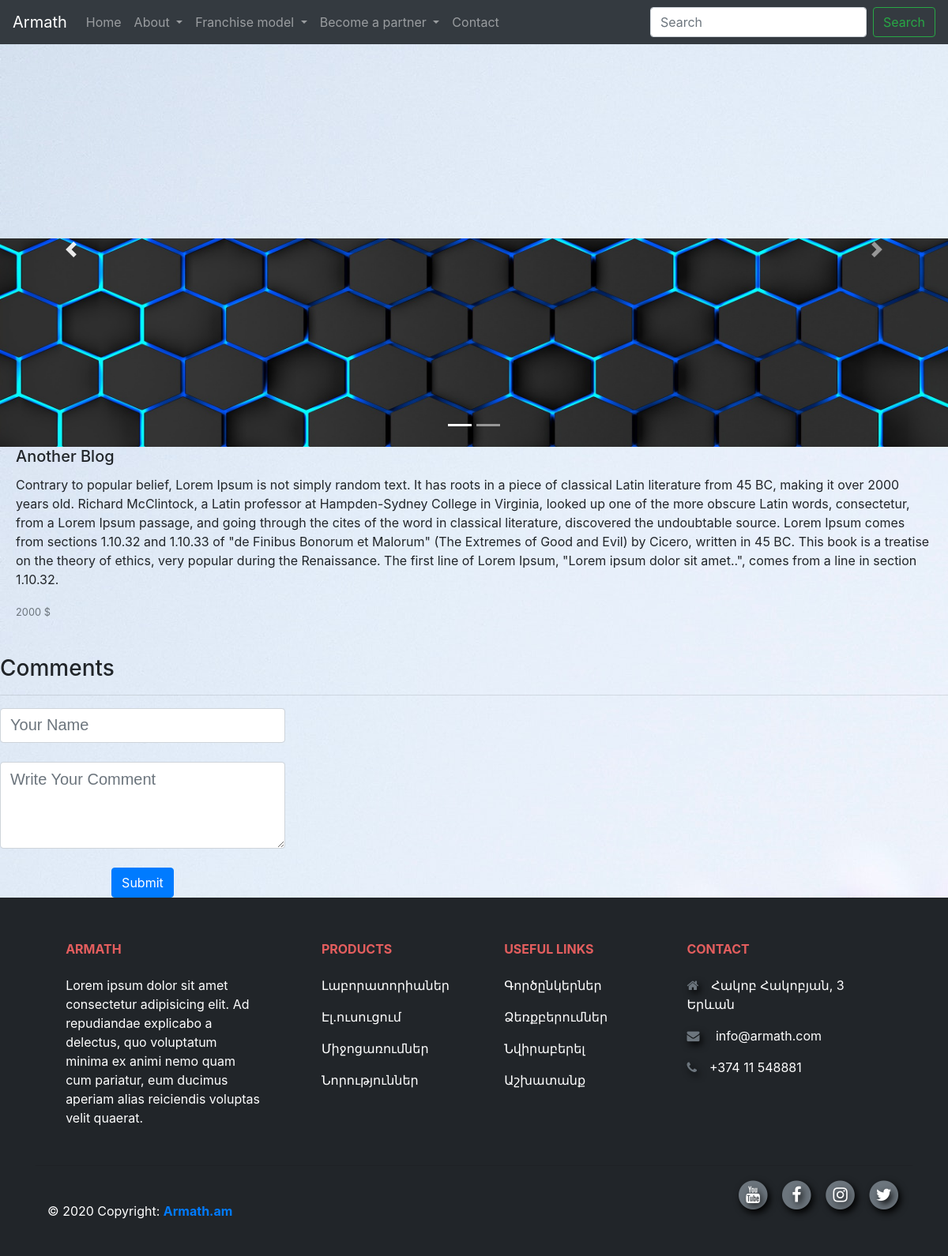
The page /blog-detail/9/ on the database its author committed.
### blog/models.py (models this page shows, shortened)
class Blog(models.Model):
    title = models.CharField(max_length=255)
    description = models.TextField()
    price = models.CharField(max_length=11)
    image1 = models.ImageField(upload_to="blog_posts/", default=None, null=True, blank=True)
    image2 = models.ImageField(upload_to="blog_posts/", default=None, null=True, blank=True)
    image3 = models.ImageField(upload_to="blog_posts/", default=None, null=True, blank=True)

### blog/views.py (the view, shortened to what this page needs)
# urls.py: path('blog-detail/<int:pk>/', blog_detail, name="blog-detail"),
def blog_detail(request, pk):
    context= {}
    blog = Blog.objects.get(id=pk)
    context['blog'] = blog
    comments = Comment.objects.filter(blog = context['blog'])
    context['comments'] = comments
    return render(request, "blog_detail.html", context)

### blog/templates/blog_detail.html (shortened to what this page needs)
{% extends 'base.html' %}
{% block content %}
<body class="detail_body">
  <div class="blog-carousel">
    <div id="carouselExampleIndicators" class="carousel slide" data-ride="carousel" style="width: 100%;">
      {% if not blog.image2 %}
      <div class="carousel-inner">
        <div class="carousel-item active">
          <img class="d-block w-100 image-resize" src="{{blog.image1.url}}" alt="">
        </div>
      </div>
      {%elif not blog.image3%}
      <ol class="carousel-indicators">
        <li data-target="#carouselExampleIndicators" data-slide-to="0" class="active"></li>
        <li data-target="#carouselExampleIndicators" data-slide-to="1"></li>
      </ol>
      <div class="carousel-inner">
        <div class="carousel-item active">
          <img class="d-block w-100 image-resize" src="{{blog.image1.url}}" alt="">
        </div>
        <a class="carousel-control-prev" href="#carouselExampleIndicators" role="button" data-slide="prev">
          <span class="carousel-control-prev-icon" aria-hidden="true"></span>
        </a>
        <a class="carousel-control-next" href="#carouselExampleIndicators" role="button" data-slide="next">
          <span class="carousel-control-next-icon" aria-hidden="true"></span>
        </a>
      </div>
      {% endif %}
    </div>
  </div>
  <div class="card-body">
    <h5 class="card-title">{{blog.title}}</h5>
    <p class="card-text">{{blog.description}}</p>
    <p class="card-text"><small class="text-muted">{{blog.price}} $</small></p>
  </div>
  <br>
  <h3>Comments</h3>
  <hr>
  <div class="div_comment" style="text-align: center;">
  <form class="single_comment_form" action="" method="POST">
      <input  type="text" placeholder="Your Name" name="name" class="message_comment form-control md-textarea" required="" autofocus="">
      <br>
      <textarea class="message_comment form-control md-textarea" placeholder="Write Your Comment" name="message" id="" cols="30" rows="10" required="" style="height: 110px;"></textarea>
      <br>
      <button class="btn btn-primary">Submit</button>
      <br>
  </form>
  </div>
</body>
{% endblock %}

### blog/templates/base.html (shortened to what this page needs)
<!DOCTYPE html>
<html lang="en">
{%load static%}
<head>
    <link rel="stylesheet" href="https://stackpath.bootstrapcdn.com/bootstrap/4.4.1/css/bootstrap.min.css">
    <link rel="stylesheet" href="{%static 'style.css'%}">
    <link rel="stylesheet" href="https://cdnjs.cloudflare.com/ajax/libs/font-awesome/4.7.0/css/font-awesome.min.css">
</head>
<body>
  <div class="navbar-div">
    <nav class="navbar navbar-expand-lg navbar-dark bg-dark">
      <a class="navbar-brand" href="{%url 'blog:home'%}">Armath</a>
      <div class="collapse navbar-collapse" id="navbarSupportedContent">
        <ul class="navbar-nav mr-auto">
          {%block nav-home%}
          <li class="nav-item">
            <a class="nav-link" href="{%url 'blog:home'%}">Home <span class="sr-only">(current)</span></a>
          </li>
          {%endblock%}
          {%block nav-about%}
          <li class="nav-item dropdown">
            <a class="nav-link dropdown-toggle" href="#" id="navbarDropdown" role="button" data-toggle="dropdown" aria-haspopup="true" aria-expanded="false">
              About
            </a>
          </li>
          {%endblock%}
          <li class="nav-item dropdown">
            <a class="nav-link dropdown-toggle" href="#" id="navbarDropdown" role="button" data-toggle="dropdown" aria-haspopup="true" aria-expanded="false">
              Franchise model
            </a>
          </li>
          <li class="nav-item dropdown">
            <a class="nav-link dropdown-toggle" href="#" id="navbarDropdown" role="button" data-toggle="dropdown" aria-haspopup="true" aria-expanded="false">
              Become a partner
            </a>
          </li>
          {%block nav-contact-us%}
          <li class="nav-item">
            <a class="nav-link" href="{%url 'blog:contact-us'%}">Contact <span class="sr-only">(current)</span></a>
          </li>
          {%endblock%}
        </ul>
        <form class="form-inline my-2 my-lg-0">
          <input class="form-control mr-sm-2" type="search" placeholder="Search" aria-label="Search">
          <button class="btn btn-outline-success my-2 my-sm-0" type="submit">Search</button>
        </form>
      </div>
    </nav>
  <div class="main">
    {%block content%}
    {%endblock%}
  </div>
</div>
      <div class="footer">
<footer class="page-footer font-small mdb-color pt-4">
    <div class="container text-center text-md-left">
      <div class="row text-center text-md-left mt-3 pb-3">
        <div class="col-md-3 col-lg-3 col-xl-3 mx-auto mt-3">
          <h6 class="text-uppercase mb-4 font-weight-bold">Armath</h6>
          <p class="footer_text"> Lorem ipsum dolor sit amet consectetur adipisicing elit. Ad repudiandae explicabo a delectus, quo voluptatum minima ex animi nemo quam cum pariatur, eum ducimus aperiam alias reiciendis voluptas velit quaerat.</p>
        </div>
        <div class="col-md-2 col-lg-2 col-xl-2 mx-auto mt-3">
          <h6 class="text-uppercase mb-4 font-weight-bold">Products</h6>
          <p>
            <a class="footer_links" href="#!">Լաբորատորիաներ</a>
          </p>
          <p>
            <a class="footer_links" href="#!">Էլ․ուսուցում</a>
          </p>
          <p>
            <a class="footer_links" href="#!">Միջոցառումներ</a>
          </p>
          <p>
            <a class="footer_links" href="#!">Նորություններ</a>
          </p>
        </div>
        <div class="col-md-3 col-lg-2 col-xl-2 mx-auto mt-3">
          <h6 class="text-uppercase mb-4 font-weight-bold">Useful links</h6>
          <p>
            <a class="footer_links" href="https://facebook.com">Գործընկերներ</a>
          </p>
          <p>
            <a class="footer_links" href="#!">Ձեռքբերումներ</a>
          </p>
          <p>
            <a class="footer_links" href="#!">Նվիրաբերել</a>
          </p>
          <p>
            <a class="footer_links" href="#!">Աշխատանք</a>
          </p>
        </div>
        <div class="col-md-4 col-lg-3 col-xl-3 mx-auto mt-3">
          <h6 class="text-uppercase mb-4 font-weight-bold">Contact</h6>
          <p class="footer_text" >
            <i class="fa fa-home mr-3"></i>Հակոբ Հակոբյան, 3 Երևան</p>
          <p class="footer_text" >
            <i class="fa fa-envelope mr-3"></i> info@armath.com</p>
          <p class="footer_text" >
            <i class="fa fa-phone mr-3"></i>+374 11 548881</p>
        </div>
      </div>
      <hr>
      <div class="row d-flex align-items-center">
        <div class="col-md-7 col-lg-8">
          <p class="text-center text-md-left footer_text">© 2020 Copyright:
            <a class="armath_link" href="https://armath.am/hy" target="_blank">
              <strong> Armath.am</strong>
            </a>
          </p>
        </div>
        <div class="col-md-5 col-lg-4 ml-lg-0">
          <div class="text-center text-md-right">
            <ul class="list-unstyled list-inline">
              <li class="list-inline-item">
                <a href="" class="fa-stack fa-lg">
                    <i class="fa fa-circle fa-stack-2x"></i>
                    <i class="fa fa-youtube fa-stack-1x fa-inverse"></i>
                </a>
              </li>
              <li class="list-inline-item">
                <a href="" class="fa-stack fa-lg">
                    <i class="fa fa-circle fa-stack-2x"></i>
                    <i class="fa fa-facebook fa-stack-1x fa-inverse"></i>
                </a>
              </li>
              <li class="list-inline-item">
                <a href="" class="fa-stack fa-lg">
                    <i class="fa fa-circle fa-stack-2x"></i>
                    <i class="fa fa-instagram fa-stack-1x fa-inverse"></i>
                </a>
              </li>
              <li class="list-inline-item">
                <a href="" class="fa-stack fa-lg">
                    <i class="fa fa-circle fa-stack-2x"></i>
                    <i class="fa fa-twitter fa-stack-1x fa-inverse"></i>
                </a>
              </li>
            </ul>
          </div>
        </div>
      </div>
    </div>
  </footer>
      </div>
</body>
</html>

### blog/static/style.css (style rules this page uses)
.detail_body { background: url("Images/detail-background.jpg"); }
.footer { background-color:#212529 ; }
.text-uppercase { color:rgb(228, 94, 94); }
.footer_links { color: white; }
.footer_text { color: white; }
.fa { color:#6c757d; text-shadow: 3px 4px 10px black; }
.row { margin: 0px; }
.list-unstyled { background-color: transparent; padding-bottom: 40px; float: right; }
.carousel { width: 1000px; float: left; margin-top: 10px; }
.message_comment { min-width: 100%; max-width: 100%; min-height: 25%; max-height: 25%; }
.message_comment[placeholder] { font-size:20px; font-family: 'IBM Plex Sans', sans-serif; }
.single_comment_form { text-align:center; width: 90%; }
.div_comment { text-align: center; display: inline-block; }
.image-resize { height: 500px; }
span { display: inline-block; height: 50px; font-family: 'Suranna', serif; font-size: 34px; }

### rows shown on the page
Blog: image1 (picture), title "Another Blog", description "Contrary to popular belief, Lorem Ipsum is not simply random text. It has roots in a piece of classical Latin literature from 45 BC, making it over 2000 years old. Richard McClintock, a Latin professor at Hampden-Sydney College in Virginia, looked up one of the more obscure Latin words, consectetur, from a Lorem Ipsum passage, and going through the cites of the word in classical literature, discovered the undoubtable source. Lorem Ipsum comes from sections 1.10.32 and 1.10.33 of \"de Finibus Bonorum et Malorum\" (The Extremes of Good and Evil) by Cicero, written in 45 BC. This book is a treatise on the theory of ethics, very popular during the Renaissance. The first line of Lorem Ipsum,…", price "2000"
